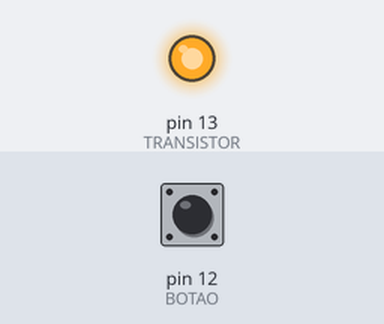
A sketch run on a simulated Arduino Uno, built with avr-gcc and run on an emulated ATmega328P. On the bench: output pins drawn as LEDs (lit = HIGH). Dashed ring = blinking. Inputs (shaded band) come from the test bench; at power-on: pin 12 (BOTAO) LOW.

Above: at 1.2 s.
1.3 s: pin 12 (BOTAO) pulled HIGH for 1 s
At 2.5 s:
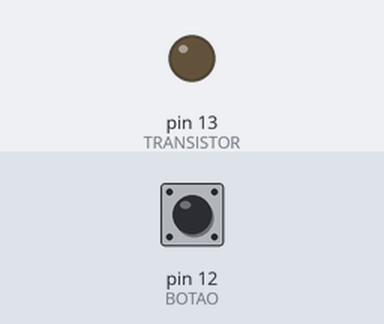
3.8 s: pin 12 (BOTAO) pulled HIGH for 3.2 s
At 3.9 s:
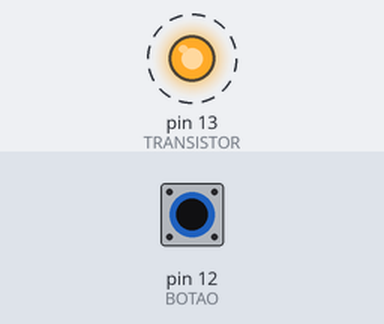
8.5 s: pin 12 (BOTAO) pulled HIGH for 0.25 s
At 9.8 s:
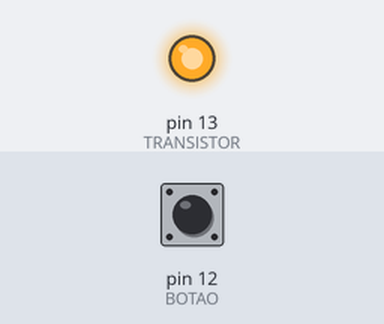
Timing chart, 0 to 11.5 s (numbered marks = the images above; inputs shaded):
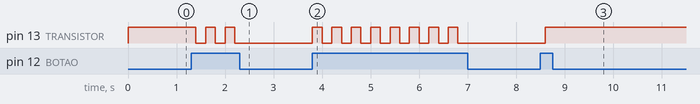

The sketch:

motor-cc_transistor_diodo.ino
```cpp
#define TRANSISTOR 13
#define BOTAO 12

int count = 0;

void setup()
{
  pinMode(TRANSISTOR,OUTPUT);
  pinMode(BOTAO,INPUT);
}

void loop()
{
  if(digitalRead(BOTAO) == 1){
    count+=1;
  }
  if((count % 2)==0){
  	digitalWrite(TRANSISTOR,HIGH);
  }else{
  	digitalWrite(TRANSISTOR,LOW);
  }

  delay(200);
}
```

Measured:
- after the input at 1.3 s, pin 13 (TRANSISTOR): alternates HIGH for 0.20 s and LOW for 0.20 s, 5 changes in all, then stays LOW, starting after 0.10 s
- after the input at 3.8 s, pin 13 (TRANSISTOR): alternates HIGH for 0.20 s and LOW for 0.20 s, 16 changes in all, then stays LOW, starting at once
- after the input at 8.5 s, pin 13 (TRANSISTOR): LOW → HIGH after 0.10 s
